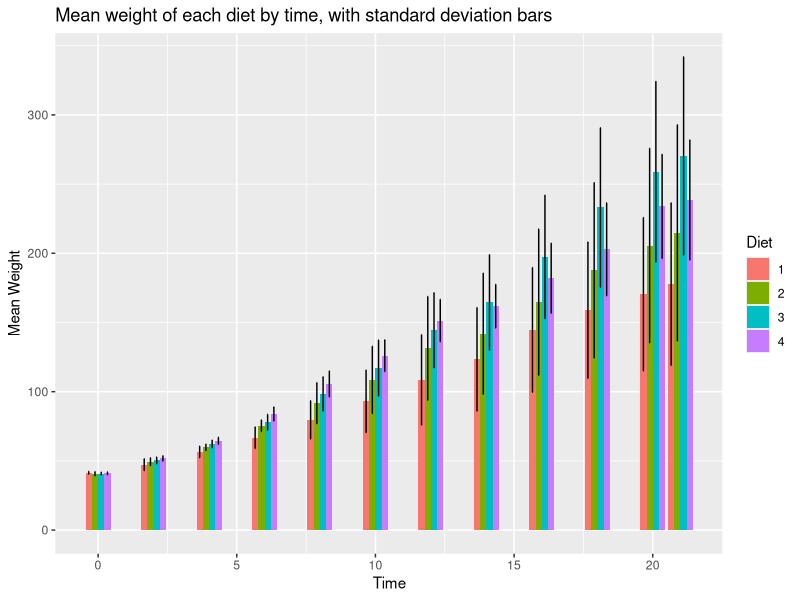
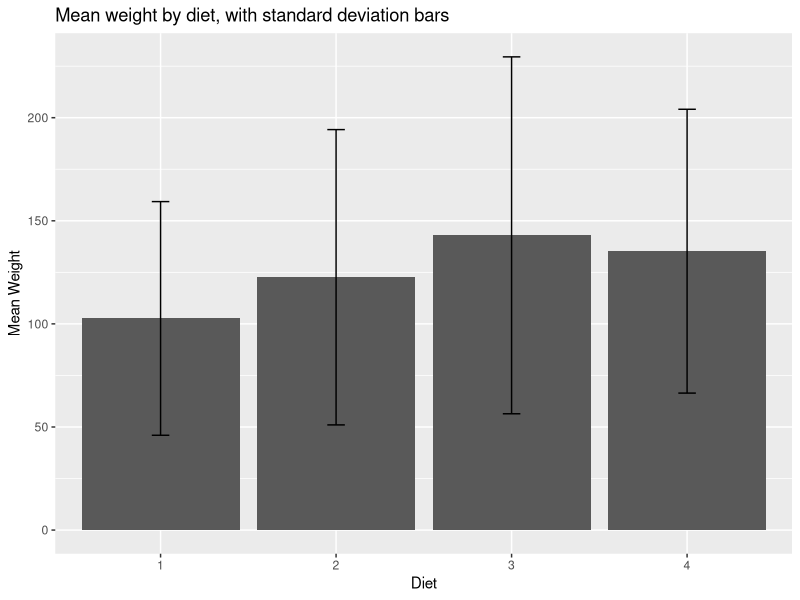
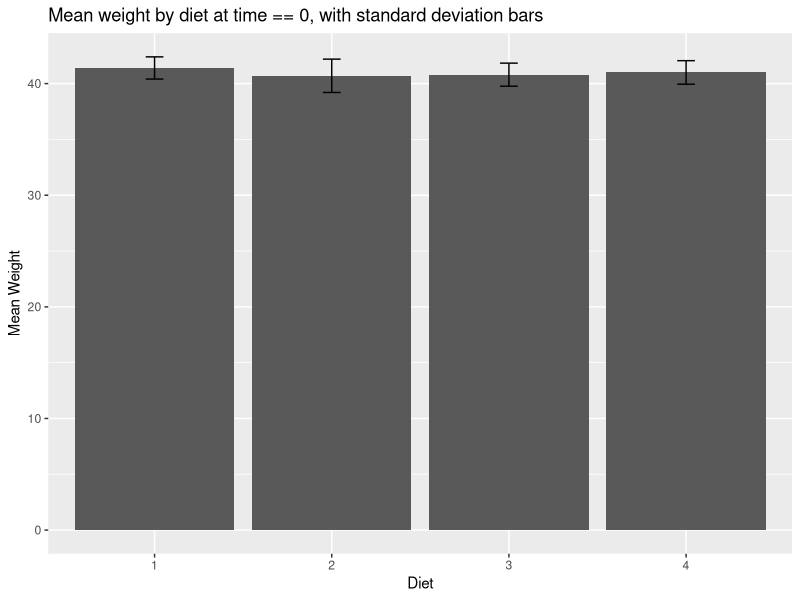
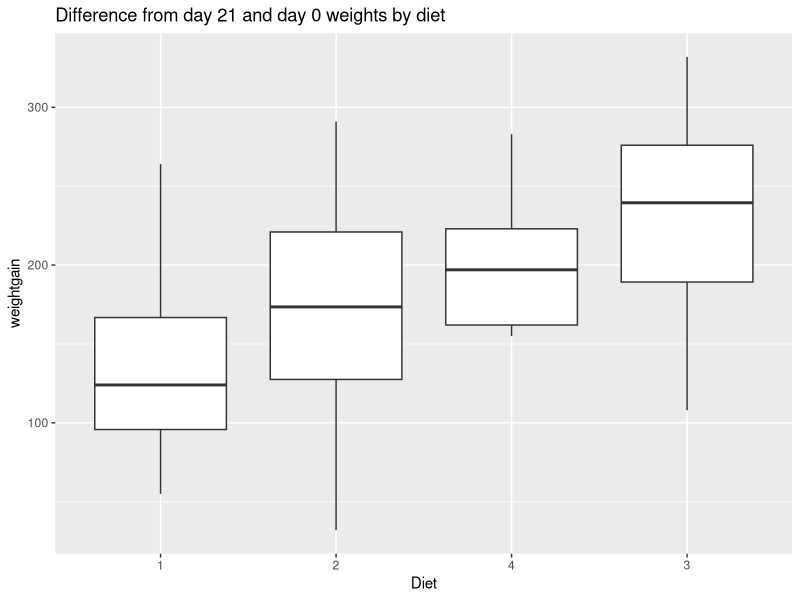

The R script that drew these images, in order:
## ---- chunk 1
knitr::opts_chunk$set(echo = TRUE)
## ---- chunk 2
library(tidyverse)
library(reshape2)
library(dplyr)
chickweight = ChickWeight
## ---- chunk 3
temp = 
  filter(chickweight, Time == 0) %>%
  group_by(Diet) %>%
  summarise(across(c("weight"), list(mean = mean, sd = sd)))
temp2 = 
  filter(chickweight, Time == 0) %>%
  group_by(Diet) %>% 
  count()
temp$count = temp2$n
temp
## ---- chunk 4
chickweight %>% group_by(Diet, Time) %>% summarise(
  m.weight = mean(weight, na.rm=TRUE),
  sd.weight = sd(weight, na.rm=TRUE)) %>%
  ggplot(aes(x=Time, fill=Diet)) +
  geom_bar(aes(weight=m.weight), position=position_dodge()) +
  geom_errorbar(aes(ymin=m.weight-sd.weight, ymax=m.weight+sd.weight), colour="black", width=.1, position=position_dodge(.9)) +
  ylab("Mean Weight") +
  ggtitle("Mean weight of each diet by time, with standard deviation bars")

chickweight %>% group_by(Diet) %>% summarise(
  m.weight = mean(weight, na.rm=TRUE),
  sd.weight = sd(weight, na.rm=TRUE)) %>%
  ggplot(aes(x=Diet)) +
  geom_bar(aes(weight=m.weight), position=position_dodge()) +
  geom_errorbar(aes(ymin=m.weight-sd.weight, ymax=m.weight+sd.weight), colour="black", width=.1, position=position_dodge(.9)) +
  ylab("Mean Weight") +
  ggtitle("Mean weight by diet, with standard deviation bars")

filter(chickweight, Time == 0) %>% group_by(Diet) %>% summarise(
  m.weight = mean(weight, na.rm=TRUE),
  sd.weight = sd(weight, na.rm=TRUE)) %>%
  ggplot(aes(x=Diet)) +
  geom_bar(aes(weight=m.weight), position=position_dodge()) +
  geom_errorbar(aes(ymin=m.weight-sd.weight, ymax=m.weight+sd.weight), colour="black", width=.1, position=position_dodge(.9)) +
  ylab("Mean Weight") +
  ggtitle("Mean weight by diet at time == 0, with standard deviation bars")
## ---- chunk 5
chickweight.long = chickweight %>% spread(key=Time, value=weight)
chickweight.long$na_count = apply(is.na(chickweight.long), 1, sum)

complete = chickweight.long %>% filter(na_count == 0)
complete = complete %>% select(-na_count)
badData = chickweight.long %>% filter(na_count > 0)


complete = complete %>% gather(key = time, value = weight, 3:14)
## ---- chunk 6
complete = complete %>%
  group_by(Chick) %>%
  mutate(Chick = Chick,
         Diet = Diet,
         time = time,
         weight = weight,
         weightgain = weight - first(weight))
## ---- chunk 7
complete %>% filter(time == 21) %>%
  ggplot(aes(x=fct_reorder(Diet, weightgain, median), y=weightgain)) + geom_boxplot() +
  xlab("Diet") +
  ggtitle("Difference from day 21 and day 0 weights by diet")
